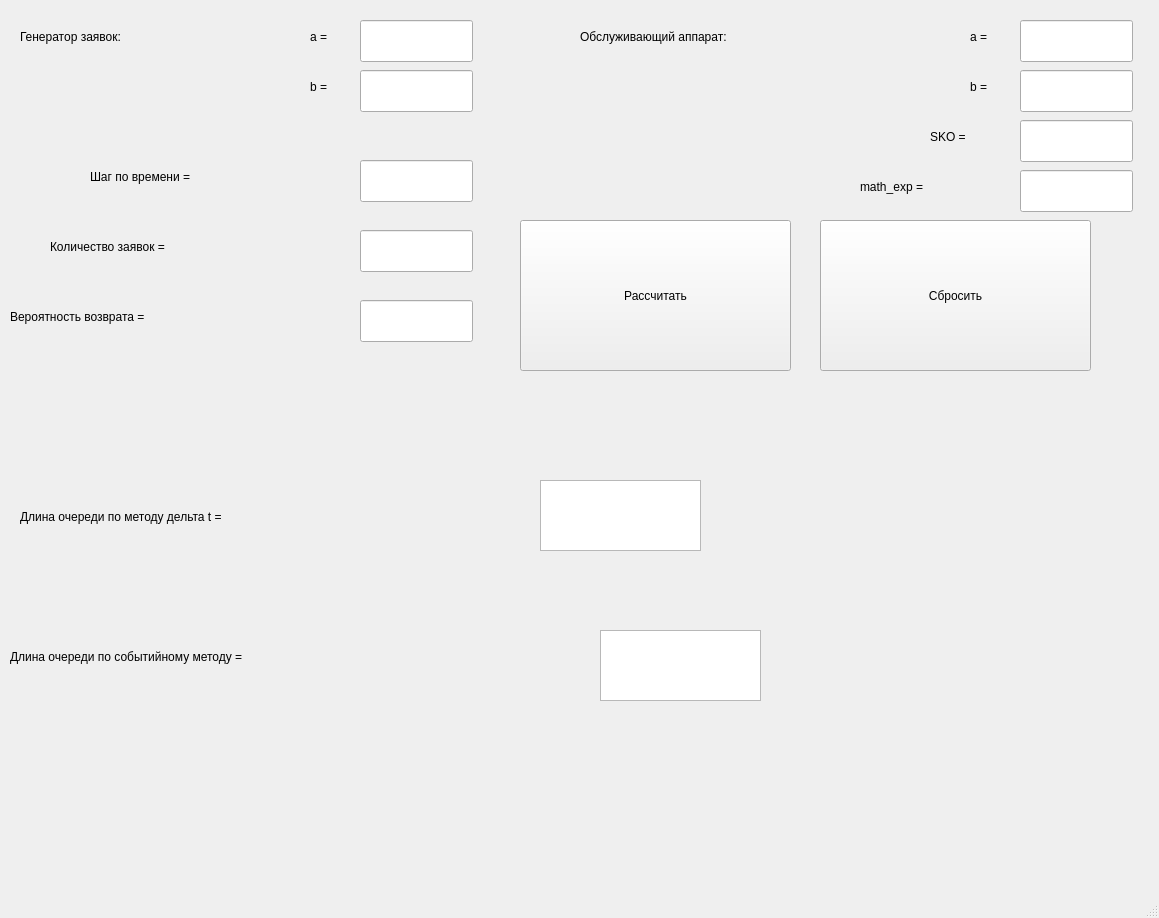
<?xml version="1.0" encoding="UTF-8"?>
<ui version="4.0">
 <class>MainWindow</class>
 <widget class="QMainWindow" name="MainWindow">
  <property name="geometry">
   <rect>
    <x>0</x>
    <y>0</y>
    <width>1159</width>
    <height>918</height>
   </rect>
  </property>
  <property name="windowTitle">
   <string>MainWindow</string>
  </property>
  <widget class="QWidget" name="centralwidget">
   <widget class="QLineEdit" name="lineEdit">
    <property name="geometry">
     <rect>
      <x>360</x>
      <y>20</y>
      <width>113</width>
      <height>42</height>
     </rect>
    </property>
   </widget>
   <widget class="QLineEdit" name="lineEdit_2">
    <property name="geometry">
     <rect>
      <x>360</x>
      <y>70</y>
      <width>113</width>
      <height>42</height>
     </rect>
    </property>
   </widget>
   <widget class="QLineEdit" name="lineEdit_3">
    <property name="geometry">
     <rect>
      <x>1020</x>
      <y>120</y>
      <width>113</width>
      <height>42</height>
     </rect>
    </property>
   </widget>
   <widget class="QLineEdit" name="lineEdit_4">
    <property name="geometry">
     <rect>
      <x>1020</x>
      <y>170</y>
      <width>113</width>
      <height>42</height>
     </rect>
    </property>
   </widget>
   <widget class="QLineEdit" name="lineEdit_5">
    <property name="geometry">
     <rect>
      <x>360</x>
      <y>230</y>
      <width>113</width>
      <height>42</height>
     </rect>
    </property>
   </widget>
   <widget class="QLineEdit" name="lineEdit_6">
    <property name="geometry">
     <rect>
      <x>360</x>
      <y>300</y>
      <width>113</width>
      <height>42</height>
     </rect>
    </property>
   </widget>
   <widget class="QLineEdit" name="lineEdit_7">
    <property name="geometry">
     <rect>
      <x>360</x>
      <y>160</y>
      <width>113</width>
      <height>42</height>
     </rect>
    </property>
   </widget>
   <widget class="QLineEdit" name="lineEdit_8">
    <property name="geometry">
     <rect>
      <x>1020</x>
      <y>20</y>
      <width>113</width>
      <height>42</height>
     </rect>
    </property>
   </widget>
   <widget class="QLineEdit" name="lineEdit_9">
    <property name="geometry">
     <rect>
      <x>1020</x>
      <y>70</y>
      <width>113</width>
      <height>42</height>
     </rect>
    </property>
   </widget>
   <widget class="QLabel" name="label">
    <property name="geometry">
     <rect>
      <x>310</x>
      <y>20</y>
      <width>61</width>
      <height>34</height>
     </rect>
    </property>
    <property name="text">
     <string>a =</string>
    </property>
   </widget>
   <widget class="QLabel" name="label_2">
    <property name="geometry">
     <rect>
      <x>310</x>
      <y>70</y>
      <width>51</width>
      <height>34</height>
     </rect>
    </property>
    <property name="text">
     <string>b =</string>
    </property>
   </widget>
   <widget class="QLabel" name="label_3">
    <property name="geometry">
     <rect>
      <x>970</x>
      <y>20</y>
      <width>51</width>
      <height>34</height>
     </rect>
    </property>
    <property name="text">
     <string>a =</string>
    </property>
   </widget>
   <widget class="QLabel" name="label_4">
    <property name="geometry">
     <rect>
      <x>970</x>
      <y>70</y>
      <width>51</width>
      <height>34</height>
     </rect>
    </property>
    <property name="text">
     <string>b =</string>
    </property>
   </widget>
   <widget class="QLabel" name="label_5">
    <property name="geometry">
     <rect>
      <x>930</x>
      <y>120</y>
      <width>91</width>
      <height>34</height>
     </rect>
    </property>
    <property name="text">
     <string>SKO =</string>
    </property>
   </widget>
   <widget class="QLabel" name="label_6">
    <property name="geometry">
     <rect>
      <x>860</x>
      <y>170</y>
      <width>161</width>
      <height>34</height>
     </rect>
    </property>
    <property name="text">
     <string>math_exp =</string>
    </property>
   </widget>
   <widget class="QLabel" name="label_7">
    <property name="geometry">
     <rect>
      <x>90</x>
      <y>160</y>
      <width>261</width>
      <height>34</height>
     </rect>
    </property>
    <property name="text">
     <string>Шаг по времени =</string>
    </property>
   </widget>
   <widget class="QLabel" name="label_8">
    <property name="geometry">
     <rect>
      <x>50</x>
      <y>230</y>
      <width>301</width>
      <height>34</height>
     </rect>
    </property>
    <property name="text">
     <string>Количество заявок =</string>
    </property>
   </widget>
   <widget class="QLabel" name="label_9">
    <property name="geometry">
     <rect>
      <x>10</x>
      <y>300</y>
      <width>341</width>
      <height>34</height>
     </rect>
    </property>
    <property name="text">
     <string>Вероятность возврата =</string>
    </property>
   </widget>
   <widget class="QLabel" name="label_10">
    <property name="geometry">
     <rect>
      <x>20</x>
      <y>20</y>
      <width>251</width>
      <height>34</height>
     </rect>
    </property>
    <property name="text">
     <string>Генератор заявок:</string>
    </property>
   </widget>
   <widget class="QLabel" name="label_11">
    <property name="geometry">
     <rect>
      <x>580</x>
      <y>20</y>
      <width>371</width>
      <height>34</height>
     </rect>
    </property>
    <property name="text">
     <string>Обслуживающий аппарат:</string>
    </property>
   </widget>
   <widget class="QPushButton" name="pushButton">
    <property name="geometry">
     <rect>
      <x>520</x>
      <y>220</y>
      <width>271</width>
      <height>151</height>
     </rect>
    </property>
    <property name="text">
     <string>Рассчитать</string>
    </property>
   </widget>
   <widget class="QPushButton" name="pushButton_2">
    <property name="geometry">
     <rect>
      <x>820</x>
      <y>220</y>
      <width>271</width>
      <height>151</height>
     </rect>
    </property>
    <property name="text">
     <string>Сбросить</string>
    </property>
   </widget>
   <widget class="QTextBrowser" name="textBrowser">
    <property name="geometry">
     <rect>
      <x>540</x>
      <y>480</y>
      <width>161</width>
      <height>71</height>
     </rect>
    </property>
   </widget>
   <widget class="QTextBrowser" name="textBrowser_2">
    <property name="geometry">
     <rect>
      <x>600</x>
      <y>630</y>
      <width>161</width>
      <height>71</height>
     </rect>
    </property>
   </widget>
   <widget class="QLabel" name="label_12">
    <property name="geometry">
     <rect>
      <x>20</x>
      <y>500</y>
      <width>511</width>
      <height>34</height>
     </rect>
    </property>
    <property name="text">
     <string>Длина очереди по методу дельта t =</string>
    </property>
   </widget>
   <widget class="QLabel" name="label_13">
    <property name="geometry">
     <rect>
      <x>10</x>
      <y>640</y>
      <width>581</width>
      <height>34</height>
     </rect>
    </property>
    <property name="text">
     <string>Длина очереди по событийному методу =</string>
    </property>
   </widget>
  </widget>
  <widget class="QMenuBar" name="menubar">
   <property name="geometry">
    <rect>
     <x>0</x>
     <y>0</y>
     <width>1159</width>
     <height>39</height>
    </rect>
   </property>
  </widget>
  <widget class="QStatusBar" name="statusbar"/>
 </widget>
 <resources/>
 <connections/>
</ui>
